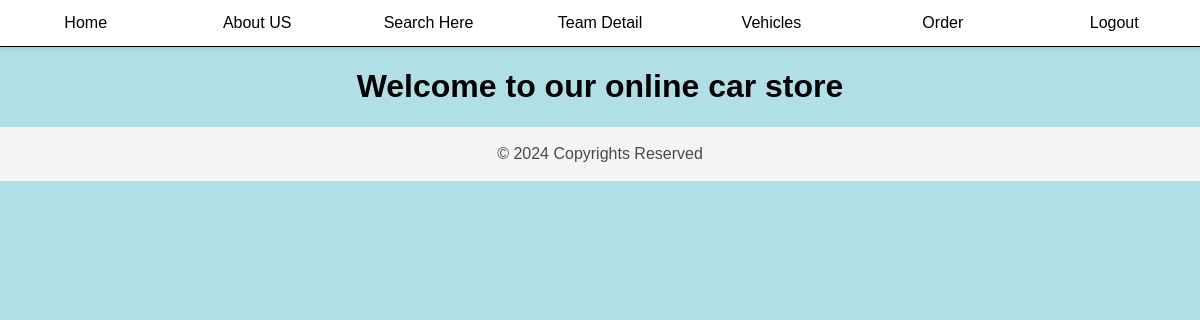
Page /orders/ (signed in) on the earlier database version.
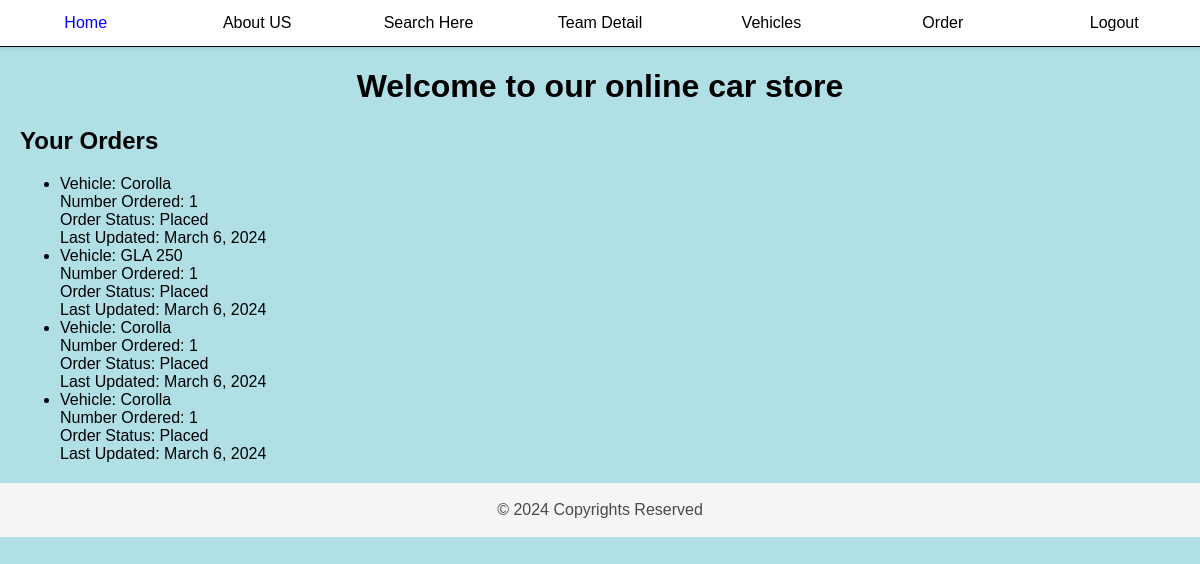
Same page on the later database version.
### carapp/models.py (models this page shows, shortened)
class OrderVehicle(models.Model):
    vehicle = models.ForeignKey(Vehicle, related_name='ordered_vehicles', on_delete=models.CASCADE)
    buyer = models.ForeignKey(Buyer, related_name='order_buyer', on_delete=models.CASCADE)
    num_ordered = models.PositiveIntegerField()  # Number of vehicles being ordered
    ORDER_STATUS_CHOICES = [
        (0, 'Cancelled'),
        (1, 'Placed'),
        (2, 'Shipped'),
        (3, 'Delivered'),
    ]
    order_status = models.IntegerField(choices=ORDER_STATUS_CHOICES, default=1)  # Status of the order
    last_updated_date = models.DateField(auto_now=True)  # Date when the order was last updated

class Vehicle(models.Model):
    FEATURES = [
        ('CC', 'Cruise Control'),
        ('AI', 'Audio Interface'),
        ('A', 'Airbags'),
        ('AC', 'Air Conditioning'),
        ('SH', 'Seat Heating'),
        ('PA', 'ParkAssist'),
        ('PS', 'Power Steering'),
        ('RC', 'Reversing Camera'),
        ('AS', 'Auto Start/Stop')
    ]
    car_type = models.ForeignKey(CarType, related_name='vehicles', on_delete=models.CASCADE)
    car_name = models.CharField(max_length=200)
    car_price = models.DecimalField(max_digits=12, decimal_places=6)
    inventory = models.PositiveIntegerField(default=10)
    instock = models.BooleanField(default=True)
    product_desc = models.TextField(max_length=255, blank=True, default='')
    car_features = models.CharField(max_length=2, choices=FEATURES, default='A')
    def __str__(self):
        return self.car_name

### carapp/views.py (the view)
# urls.py: path('orders/', views.list_of_orders, name='orders'),
@login_required
def list_of_orders(request):
    if Buyer.objects.filter(username=request.user.username).exists():  # check if the user is a buyer
        orders = OrderVehicle.objects.filter(buyer__username=request.user.username)  # get all orders placed by the user
        return render(request, 'carapp/list_of_orders.html', {'orders': orders})
    else:
        return render(request, 'carapp/list_of_orders.html', {'message': 'You are not registered'})

### carapp/templates/carapp/list_of_orders.html
{% extends 'carapp/base.html' %}
{% block body_block %}
  {% if orders %}
    <h2>Your Orders</h2>
    <ul>
      {% for order in orders %}
        <li>
          Vehicle: {{ order.vehicle }}<br>
          Number Ordered: {{ order.num_ordered }}<br>
          Order Status: {{ order.get_order_status_display }}<br>
          Last Updated: {{ order.last_updated_date }}
        </li>
      {% endfor %}
    </ul>
  {% else %}
    <p>{{ message }}</p>
  {% endif %}
{% endblock %}

Differences in the rows shown:
added OrderVehicle: vehicle "Corolla", num_ordered "1", order_status "Placed", last_updated_date "March 6, 2024"
added OrderVehicle: vehicle "GLA 250", num_ordered "1", order_status "Placed", last_updated_date "March 6, 2024"
added OrderVehicle: vehicle "Corolla", num_ordered "1", order_status "Placed", last_updated_date "March 6, 2024"
added OrderVehicle: vehicle "Corolla", num_ordered "1", order_status "Placed", last_updated_date "March 6, 2024"
Other differences:
text now shown: "Your Orders"
